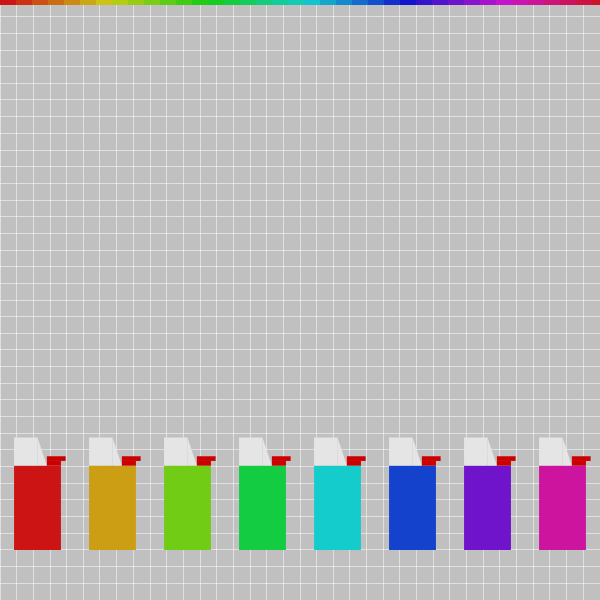
Frame 1 (no input)
Frame 60 (the mouse pressed at the canvas centre just before this capture): identical to frame 1, image omitted
Frame 120 (the mouse held since frame 60 and released just before this capture): identical to frame 1, image omitted

The Processing sketch that drew this single still picture (run headless with seeded random() and noise(); from frame 60 on, the mouse is pressed at the canvas centre):

// Processing sketch: processing_28337
// ── processing_28337.pde

void setup(){
  size(600,600);
  stroke(255);
  smooth();
  frameRate(36);
}

void draw(){
  background(192);
  grid();
  unaFiladeMecheros(8);
  // escala cromática
  escala();
}

void mechero(float mX, float mY, float mH, color miColor){
  float modulo = mH/12;
  // plastico
  fill(miColor);
  noStroke();
  rect(mX-(modulo*2.5), mY-(modulo*9) , modulo*5, modulo*9);
  // metal
  fill(0,0,90);
  rect(mX-(modulo*2.5), mY-(modulo*12) , modulo*2.5, modulo*3);
  triangle(mX, mY-(modulo*12),mX+modulo,mY-(modulo*9),mX,mY-(modulo*9) );
  // gas
  fill(0,100,80);
  noStroke();
  rect(mX+modulo, mY-(modulo*10), modulo*2, modulo/2);
  rect(mX+modulo, mY-(modulo*9)-modulo/2, modulo*3/2, modulo/2);
}

void grid(){
  stroke(255,128);
  for(float n = 0; n< width; n+=(width/36.00)){
   line(0,n,width,n);
   line(n,0,n,height);
  }
}

void escala(){
   colorMode(HSB,360,100,100);
   for(float n = 0; n< width; n+=(width/36)){
     fill(map(n,0,width,0,360),90,80);
     noStroke();
     rect(n,0,width/36,5);
   }
   // vuelve a RGB
  colorMode(RGB,255,255,255);
}

void unaFiladeMecheros(int cuantos){
  // modificar colores
  colorMode(HSB,360,100,100);
  
  int miS = 90;
  int miB = 80;
  
  float anchoM = width/cuantos;
  for(int n = 0; n< width; n+=anchoM){
    float miH = map(n,0,width,0,360);
    mechero(n+(anchoM/2),550,anchoM*1.5, color(miH,miS,miB));
  }
}
